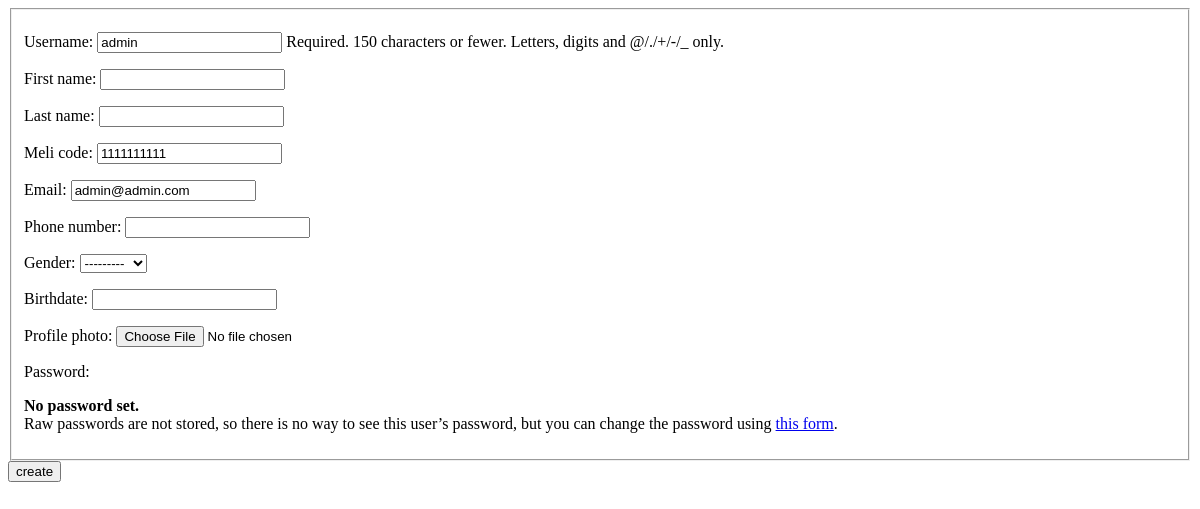
/users/1/profile/update/ (signed in), run on an earlier commit of the app's database.
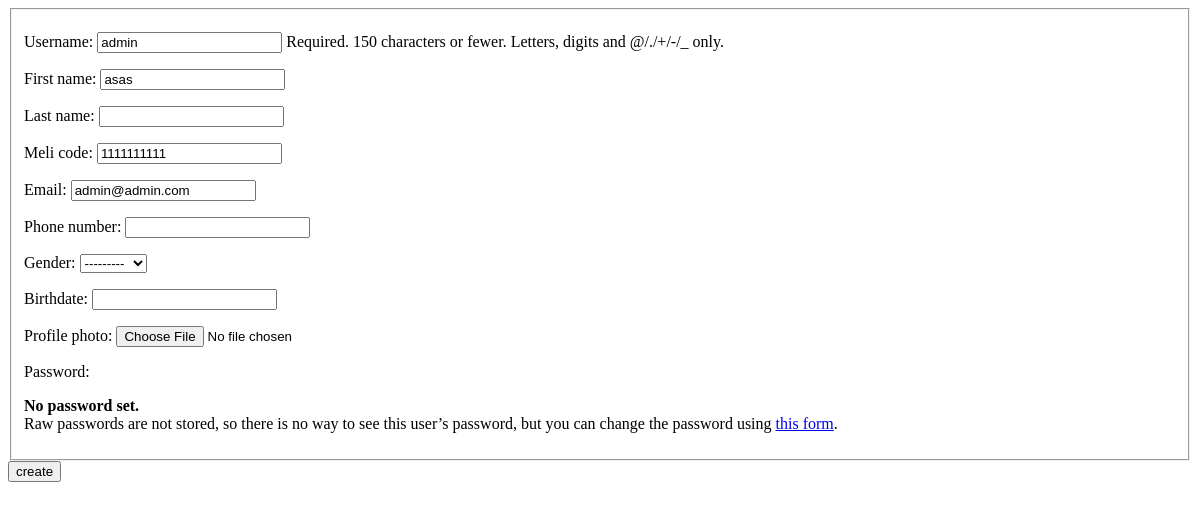
And on a later commit of the database.
### user_app/models.py (models this page shows)
class User(AbstractUser):
    GENDER = (
        ('M', 'Male'),
        ('F', 'Female'),
    )
    gender = models.CharField(max_length=1, choices=GENDER, null=True, blank=True)
    birthdate = models.DateField(null=True, blank=True)
    email = models.EmailField(null=False, blank=False)
    meli_code = models.CharField(
        validators=[RegexValidator("^\d{10}$")],
        max_length=10)
    phone_number = models.CharField(
        validators=[RegexValidator("^0?9{1}\d{9}$")],
        max_length=11, null=True, blank=True)
    profile_photo = models.ImageField(upload_to='media/images/profile_pics/', null=True, blank=True)

### user_app/views.py (the view, shortened to what this page needs)
# urls.py: path('<int:pk>/profile/update/', UserUpdateView.as_view(), name='profile-update'),
class UserUpdateView(LoginRequiredMixin, UpdateView):
    form_class = PrivateProfileForm
    model = User

### user_app/forms.py
class PrivateProfileForm(UserChangeForm):
    class Meta:
        model = User
        fields = ['username', 'first_name', 'last_name',
                  'meli_code', 'email', 'phone_number',
                  'gender', 'birthdate', 'profile_photo']
    def __init__(self, *args, **kwargs):
        super(PrivateProfileForm, self).__init__(*args, **kwargs)
        self.fields['password'].help_text = """
            Raw passwords are not stored, so there is no way to see this user’s password,
            but you can change the password using <a href="password\\">this form</a>.
        """
        self.user = get_current_user()

### user_app/templates/user_app/user_form.html (shortened to what this page needs)
<form method="post">
    <fieldset>
        {{ form.as_p }}
    </fieldset>
    <input type="submit" value="create" />
</form>

What changed in the data, as far as the page shows it:
changed User "admin": first_name (not shown) → "asas"
